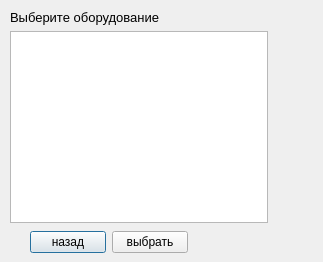
<?xml version="1.0" encoding="UTF-8"?>
<ui version="4.0">
 <class>ChangeEquipment</class>
 <widget class="QDialog" name="ChangeEquipment">
  <property name="geometry">
   <rect>
    <x>0</x>
    <y>0</y>
    <width>323</width>
    <height>262</height>
   </rect>
  </property>
  <property name="windowTitle">
   <string>Dialog</string>
  </property>
  <widget class="QWidget" name="">
   <property name="geometry">
    <rect>
     <x>10</x>
     <y>10</y>
     <width>258</width>
     <height>213</height>
    </rect>
   </property>
   <layout class="QVBoxLayout" name="verticalLayout">
    <item>
     <widget class="QLabel" name="label">
      <property name="text">
       <string>&lt;html&gt;&lt;head/&gt;&lt;body&gt;&lt;p&gt;&lt;span style=&quot; font-size:10pt;&quot;&gt;Выберите оборудование&lt;/span&gt;&lt;/p&gt;&lt;/body&gt;&lt;/html&gt;</string>
      </property>
     </widget>
    </item>
    <item>
     <widget class="QListWidget" name="listWidget"/>
    </item>
   </layout>
  </widget>
  <widget class="QWidget" name="">
   <property name="geometry">
    <rect>
     <x>30</x>
     <y>230</y>
     <width>158</width>
     <height>25</height>
    </rect>
   </property>
   <layout class="QHBoxLayout" name="horizontalLayout">
    <item>
     <widget class="QPushButton" name="back">
      <property name="text">
       <string>назад</string>
      </property>
     </widget>
    </item>
    <item>
     <widget class="QPushButton" name="select">
      <property name="text">
       <string>выбрать</string>
      </property>
     </widget>
    </item>
   </layout>
  </widget>
 </widget>
 <resources/>
 <connections/>
</ui>
